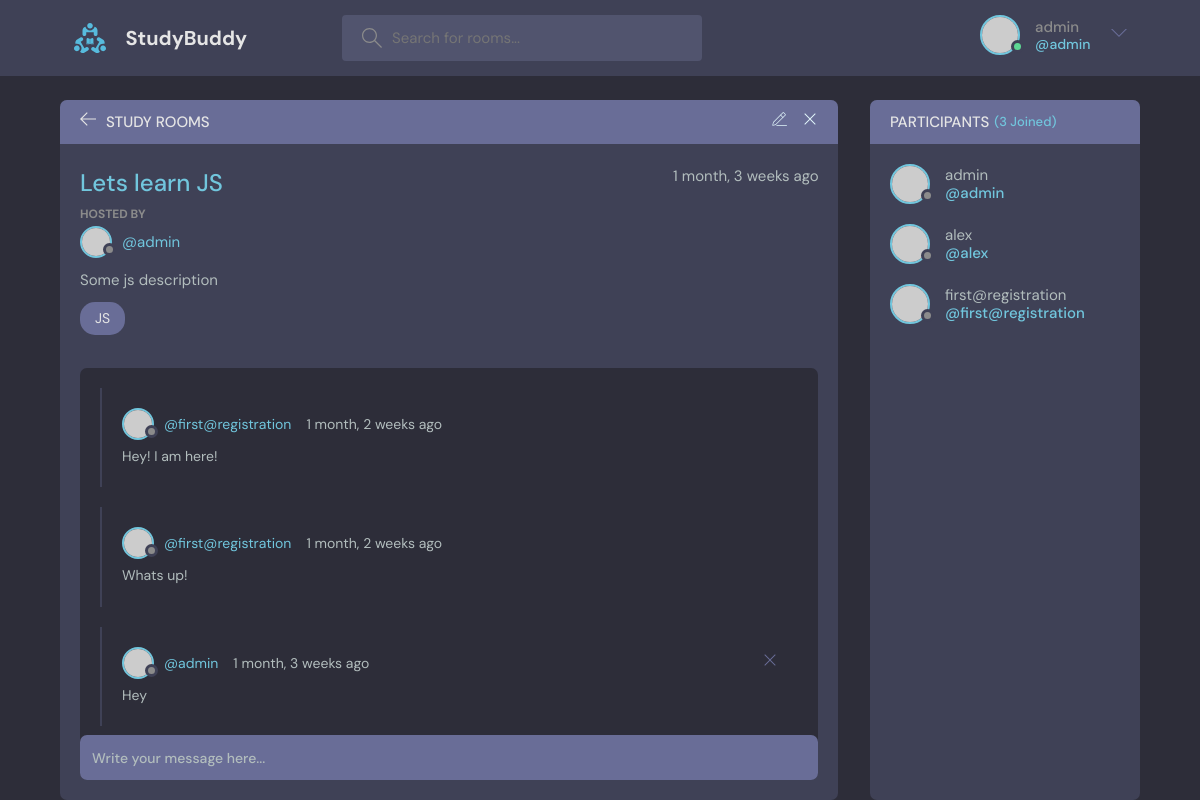
The page /room/4/ (signed in) on the database its author committed.
### base/models.py (models this page shows, shortened)
class Room(models.Model):
    host = models.ForeignKey(User, on_delete=models.SET_NULL, null=True)
    topic = models.ForeignKey(Topic, on_delete=models.SET_NULL, null=True)
    name = models.CharField(max_length=254,)
    description = models.TextField(null=True, blank=True)
    participants = models.ManyToManyField(User, related_name='participants', blank=True)
    updated = models.DateTimeField(auto_now=True)
    created = models.DateTimeField(auto_now_add=True)
    class Meta:
        ordering = ['-updated','-created']

class Topic(models.Model):
    name = models.CharField(max_length=254)
    def __str__(self):
        return self.name

class Message(models.Model):
    user = models.ForeignKey(User, on_delete=models.CASCADE)
    room = models.ForeignKey(Room, on_delete=models.CASCADE)
    body = models.TextField()
    updated = models.DateTimeField(auto_now=True)
    created = models.DateTimeField(auto_now_add=True)
    class Meta:
        ordering = ['-updated','-created']

### base/views.py (the view, shortened to what this page needs)
# urls.py: path('room/<str:pk>/', views.room, name="room"),
def room(request, pk):
    room = Room.objects.get(id=pk)
    room_messages = room.message_set.all().order_by('-created')
    participants = room.participants.all()
    context = {
        'room': room,
        'room_messages':room_messages,
        'participants': participants,
        }
    return render(request, 'base/room.html', context)

### base/templates/base/room.html (shortened to what this page needs)
{% extends 'main.html' %}
{% block content %}
    <main class="profile-page layout layout--2">
      <div class="container">
        <div class="room">
          <div class="room__top">
            <div class="room__topLeft">
              <a href="{% url 'home' %}">
                <svg version="1.1" xmlns="http://www.w3.org/2000/svg" width="32" height="32" viewBox="0 0 32 32">
                  <title>arrow-left</title>
                  <path
                    d="M13.723 2.286l-13.723 13.714 13.719 13.714 1.616-1.611-10.96-10.96h27.625v-2.286h-27.625l10.965-10.965-1.616-1.607z"
                  ></path>
                </svg>
              </a>
              <h3>STUDY ROOMS</h3>
            </div>
            {% if room.host == request.user %}
            <div class="room__topRight">
              <a href="{% url 'update-room' room.id %}">
              </a>
              <a href="{% url 'delete-room' room.id %}">
                <svg version="1.1" xmlns="http://www.w3.org/2000/svg" width="32" height="32" viewBox="0 0 32 32">
                  <title>remove</title>
                  <path
                    d="M27.314 6.019l-1.333-1.333-9.98 9.981-9.981-9.981-1.333 1.333 9.981 9.981-9.981 9.98 1.333 1.333 9.981-9.98 9.98 9.98 1.333-1.333-9.98-9.98 9.98-9.981z"
                  ></path>
                </svg>
              </a>
            </div>
            {% endif %}
          </div>
          <div class="room__box scroll">
            <div class="room__header scroll">
              <div class="room__info">
                <h3>{{room.name}}</h3>
                <span>{{room.created|timesince}} ago</span>
              </div>
              <div class="room__hosted">
                <p>Hosted By</p>
                <a href="{% url 'user-profile' room.host.id %}" class="room__author">
                  <div class="avatar avatar--small">
                    <img src="https://randomuser.me/api/portraits/men/37.jpg" />
                  </div>
                  <span>@{{room.host.username}}</span>
                </a>
              </div>
              <div class="room__details">
                  {{room.description}}
              </div>
              <span class="room__topics">{{room.topic}}</span>
            </div>
            <div class="room__conversation">
              <div class="threads scroll">
                {% for message in room_messages %}
                <div class="thread">
                  <div class="thread__top">
                    <div class="thread__author">
                      <a href="{% url 'user-profile' message.user.id %}" class="thread__authorInfo">
                        <div class="avatar avatar--small">
                          <img src="https://randomuser.me/api/portraits/men/37.jpg" />
                        </div>
                        <span>@{{message.user.username}}</span>
                      </a>
                      <span class="thread__date">{{message.created|timesince}} ago</span>
                    </div>
                    {% if request.user == message.user %}
                    <div class="thread__delete">
                      <a href="{% url 'delete-message' message.id %}">
                        <svg version="1.1" xmlns="http://www.w3.org/2000/svg" width="32" height="32" viewBox="0 0 32 32">
                          <title>remove</title>
                          <path
                          d="M27.314 6.019l-1.333-1.333-9.98 9.981-9.981-9.981-1.333 1.333 9.981 9.981-9.981 9.98 1.333 1.333 9.981-9.98 9.98 9.98 1.333-1.333-9.98-9.98 9.98-9.981z">
                          </path>
                        </svg>
                      </a>
                    </div>
                    {% endif %}
                  </div>
                  <div class="thread__details">
                      {{message.body}}
                  </div>
                </div>
                {% endfor %}
              </div>
            </div>
          </div>
          <div class="room__message">
            {% if request.user.is_authenticated %}
              <form action="" method="POST">
                <input type = "text" name="body" placeholder="Write your message here..." />
              </form>
            {% else %}
              <div>
                <hr>
                <a href="{% url 'login' %}">Login and write rhe message</a>
                <hr>
              </div>
            {% endif %}
          </div>
        </div>
        <div class="participants">
          <h3 class="participants__top">Participants <span>({{participants.count}} Joined)</span></h3>
          <div class="participants__list scroll">
            {% for user in participants %}
            <a href="{% url 'user-profile' user.id %}" class="participant">
              <div class="avatar avatar--medium">
                <img src="https://randomuser.me/api/portraits/men/37.jpg" />
              </div>
              <p>
                {{user.username}}
                <span>@{{user.username}}</span>
              </p>
            </a>
            {% endfor %}
          </div>
        </div>
      </div>
    </main>
{% endblock content %}

### templates/navbar.html (shortened to what this page needs)
{% load static %}
<header class="header header--loggedIn">
    <div class="container">
      <a href="{%  url 'home' %}" class="header__logo">
        <img src="{% static 'images/logo.svg' %}" />
        <h1>StudyBuddy</h1>
      </a>
      <form class="header__search"  action="{% url 'home' %}" method="GET">
        <label>
          <input name="q" placeholder="Search for rooms..." />
        </label>
      </form>
      <nav class="header__menu">
        {% if request.user.is_authenticated %}
            <div class="header__user">
            <a href="{% url 'update-user' %}">
                <div class="avatar avatar--medium active">
                <img src="https://randomuser.me/api/portraits/men/37.jpg" />
                </div>
                <p>{{request.user.username}}<span>@{{request.user.username}}</span></p>
            </a>
            <button class="dropdown-button">
                <svg version="1.1" xmlns="http://www.w3.org/2000/svg" width="32" height="32" viewBox="0 0 32 32">
                <title>chevron-down</title>
                <path d="M16 21l-13-13h-3l16 16 16-16h-3l-13 13z"></path>
                </svg>
            </button>
            </div>
        {% else %}
            <a href="{% url 'login' %}">
                <img src="{% static 'images/avatar.svg' %}" alt="">
                <p>Login</p>
            </a>
        {% endif %}
       </nav>
    </div>
  </header>

### rows shown on the page
Room: name "Lets learn JS", created "1 month, 3 weeks", host.username "admin", description "Some js description", topic "JS"
Message: user.username "first@registration", created "1 month, 2 weeks", body "Hey! I am here!"
Message: user.username "first@registration", created "1 month, 2 weeks", body "Whats up!"
Message: user.username "admin", created "1 month, 3 weeks", body "Hey"

### other values the page prints
{{ request.user.username }} "admin"
{{ participants.count }} "3"
{{ user.username }} "admin"
{{ user.username }} "alex"
{{ user.username }} "first@registration"
